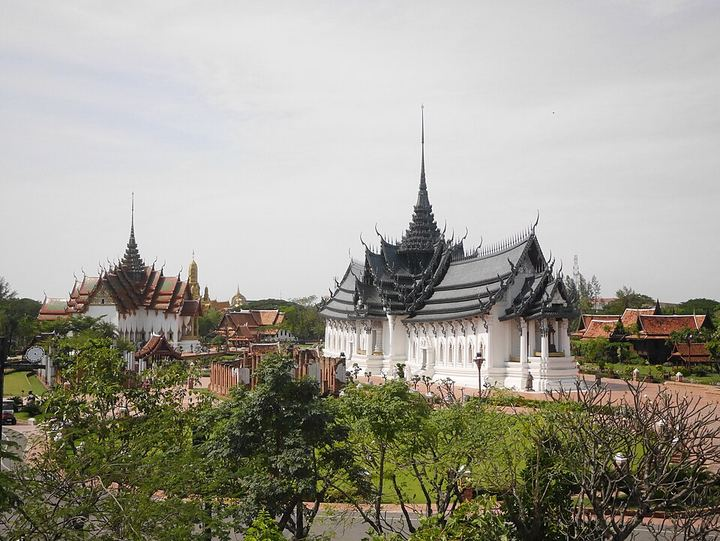
#> input picture bilder/quelle/ancient-city.jpg, 720 x 541 px; its folder holds only this picture in this run
$ python verkleinern.py
#> lines starting #> are read from the running program, lines starting #| are printed output that depends on the picture
# Erzeugt aus bilder/quelle/*.jpg drei WebP-Größen fürs Handy:
#   bilder/orte/<name>.webp  720 px (Titelbilder 1280 px) für große Ansichten
#   bilder/klein/<name>.webp 200 px für Listen und Karten-Vorschauen
#   bilder/hg/<name>.webp    winzig, vorab weichgezeichnet und gesättigt als Seitenhintergrund
# Vorab weichgezeichnet spart den teuren CSS-Filter (blur 46px) auf dem Handy.
# Aufruf: py werkzeug/verkleinern.py
import os
from PIL import Image, ImageOps, ImageFilter, ImageEnhance

wurzel = os.path.join(os.path.dirname(__file__), '..', 'bilder')
quelle = os.path.join(wurzel, 'quelle')
for ordner in ('orte', 'klein', 'hg'):
    os.makedirs(os.path.join(wurzel, ordner), exist_ok=True)

def breite(im, b):
    return im if im.width <= b else im.resize((b, round(im.height * b / im.width)), Image.LANCZOS)

summe = 0
for f in sorted(os.listdir(quelle)):
    if not f.lower().endswith(('.jpg', '.jpeg', '.png')):
        continue
    name = os.path.splitext(f)[0]
    im = ImageOps.exif_transpose(Image.open(os.path.join(quelle, f))).convert('RGB')
#> im is the input picture: PIL image 720x541 RGB; mean R, G, B 158.9, 156.3, 145.5
    gross = breite(im, 1280 if name.startswith('titel-') else 720)
    gross.save(os.path.join(wurzel, 'orte', name + '.webp'), 'WEBP', quality=76, method=6)
    breite(im, 200).save(os.path.join(wurzel, 'klein', name + '.webp'), 'WEBP', quality=72, method=6)
#> call 2 of breite, with b = 200
#> in breite (call 2), `return im if im.width <= b else im.resize((b, round(im.height * b / im..`:
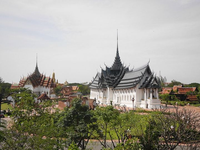
#> returned value: PIL image 200x150 RGB; mean R, G, B 158.9, 156.3, 145.5
    hg = breite(im, 72).filter(ImageFilter.GaussianBlur(4))
#> call 3 of breite, with b = 72
#> in breite (call 3), `return im if im.width <= b else im.resize((b, round(im.height * b / im..`:
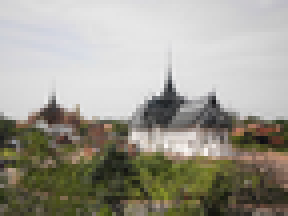
#> returned value: PIL image 72x54 RGB (shown 4 times larger); mean R, G, B 158.9, 156.3, 145.5
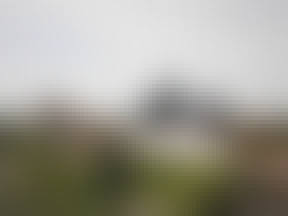
#> hg: PIL image 72x54 RGB (shown 4 times larger); mean R, G, B 158.8, 156.3, 145.5
    hg = ImageEnhance.Color(hg).enhance(1.6)
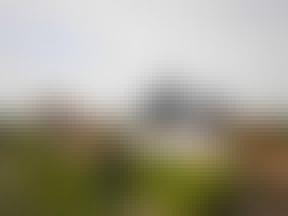
#> hg: PIL image 72x54 RGB (shown 4 times larger); mean R, G, B 160.4, 156.4, 138.9
    hg.save(os.path.join(wurzel, 'hg', name + '.webp'), 'WEBP', quality=70, method=6)
    groessen = [os.path.getsize(os.path.join(wurzel, o, name + '.webp')) for o in ('orte', 'klein', 'hg')]
    summe += sum(groessen)
    print(f'{name:18} groß {groessen[0] // 1024:4} KB  klein {groessen[1] // 1024:3} KB  hg {groessen[2]:5} B')
print(f'zusammen {summe // 1024} KB')

$ run again, on bilder/quelle/chao-phraya.jpg
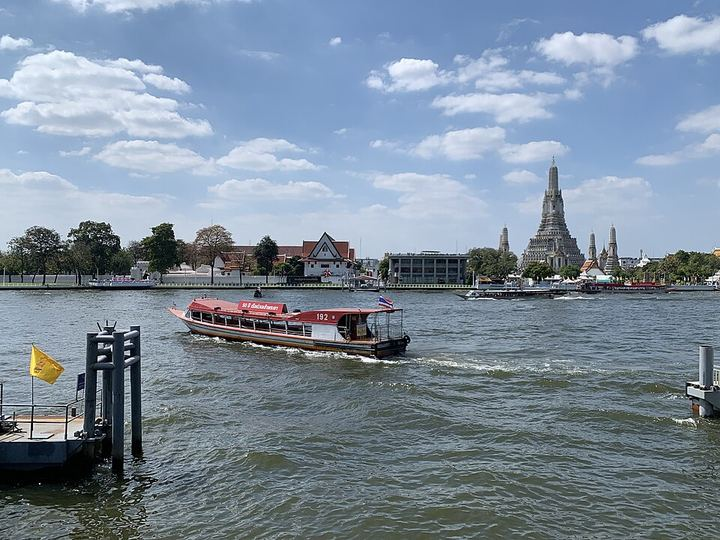
#> input picture bilder/quelle/chao-phraya.jpg, 720 x 540 px
#> im is the input picture: PIL image 720x540 RGB; mean R, G, B 123.7, 138.6, 153.9
#> in breite (call 2), `return im if im.width <= b else im.resize((b, round(im.height * b / im..`:
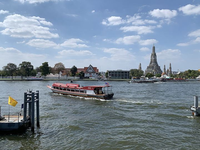
#> returned value: PIL image 200x150 RGB; mean R, G, B 123.7, 138.6, 153.9
#> `hg = ImageEnhance.Color(hg).enhance(1.6)`:
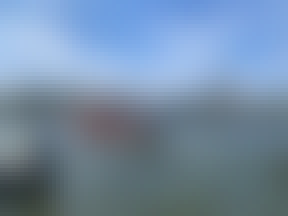
#> hg: PIL image 72x54 RGB (shown 4 times larger); mean R, G, B 116, 139.6, 164.3

$ run again, on bilder/quelle/chatuchak.jpg
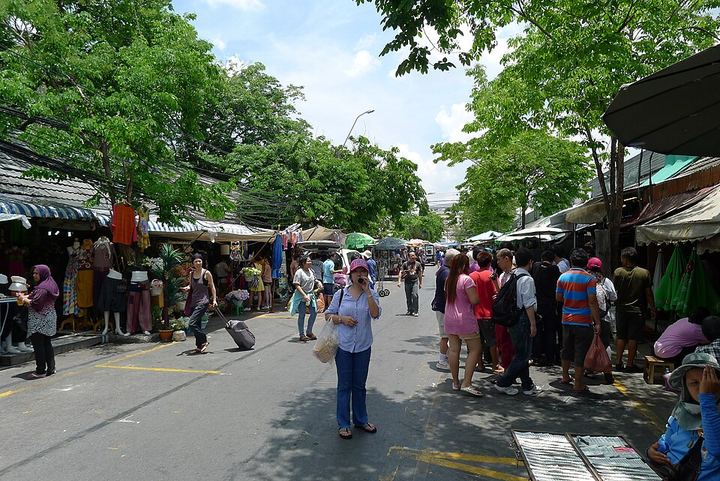
#> input picture bilder/quelle/chatuchak.jpg, 720 x 481 px
#> im is the input picture: PIL image 720x481 RGB; mean R, G, B 92.7, 102.4, 89.5
#> in breite (call 2), `return im if im.width <= b else im.resize((b, round(im.height * b / im..`:
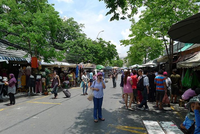
#> returned value: PIL image 200x134 RGB; mean R, G, B 92.7, 102.4, 89.5
#> `hg = ImageEnhance.Color(hg).enhance(1.6)`:
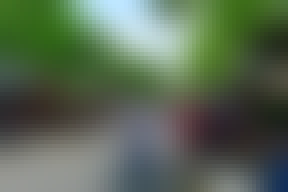
#> hg: PIL image 72x48 RGB (shown 4 times larger); mean R, G, B 89, 104.5, 84

$ run again, on bilder/quelle/ayutthaya.jpg
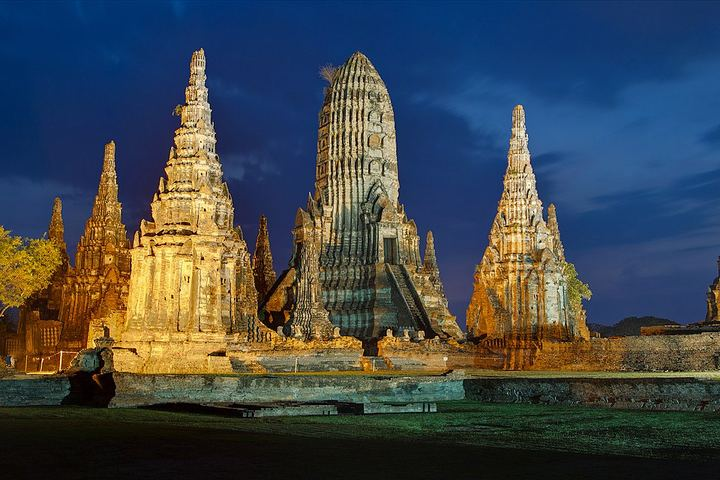
#> input picture bilder/quelle/ayutthaya.jpg, 720 x 480 px
#> im is the input picture: PIL image 720x480 RGB; mean R, G, B 64.7, 71.5, 76.5
#> `hg = ImageEnhance.Color(hg).enhance(1.6)`:
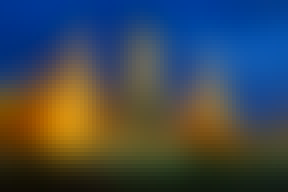
#> hg: PIL image 72x48 RGB (shown 4 times larger); mean R, G, B 61.9, 71.8, 79.9
